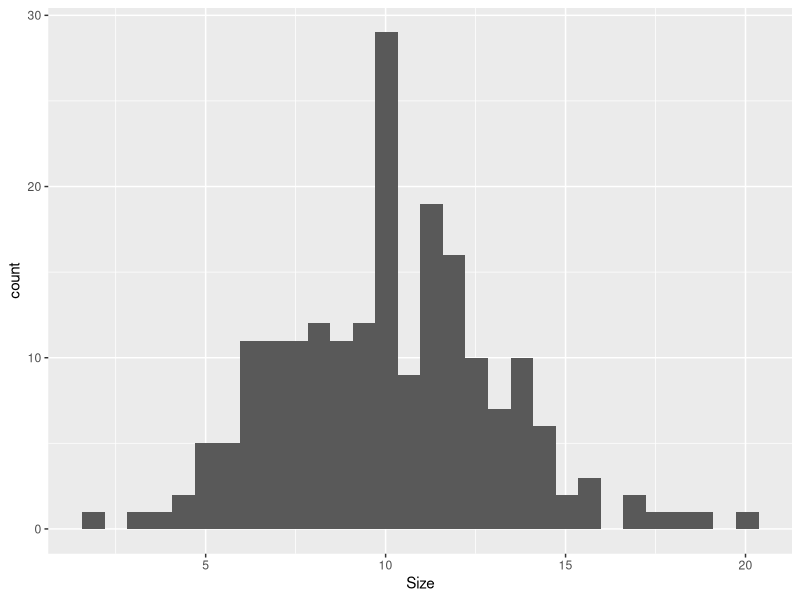
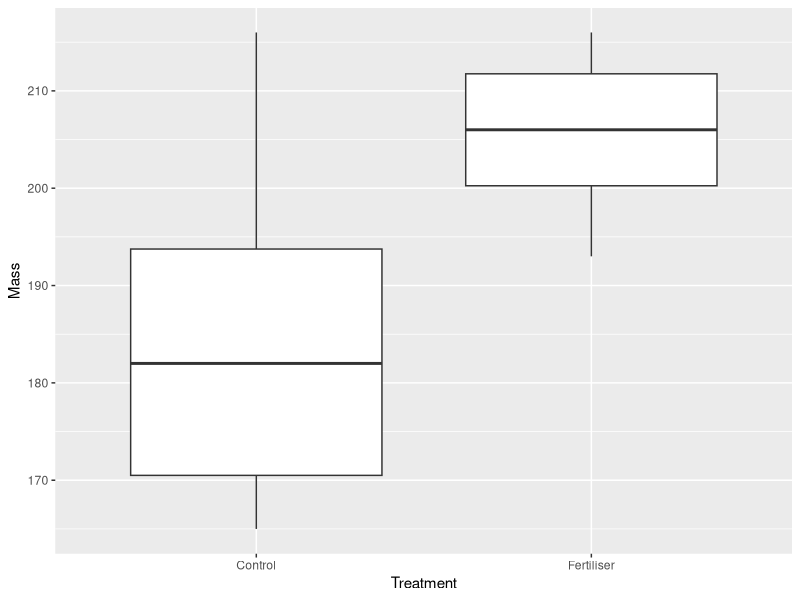
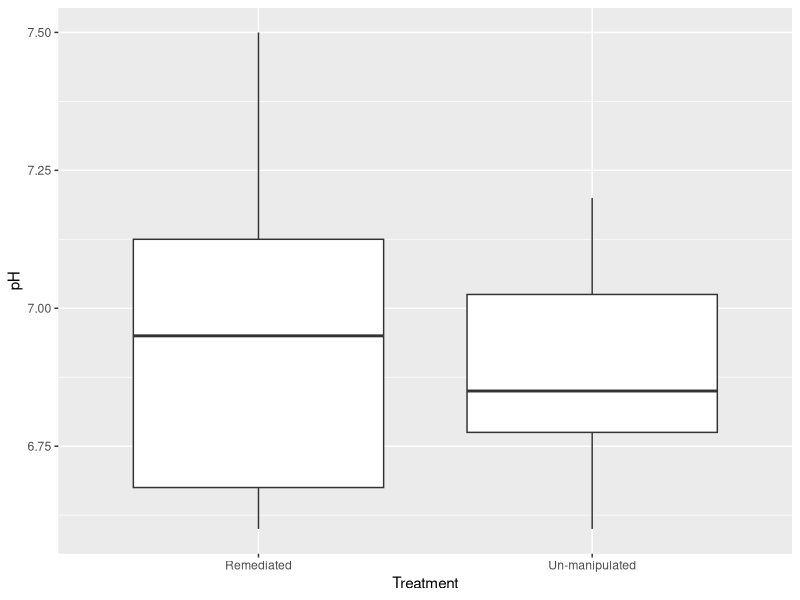
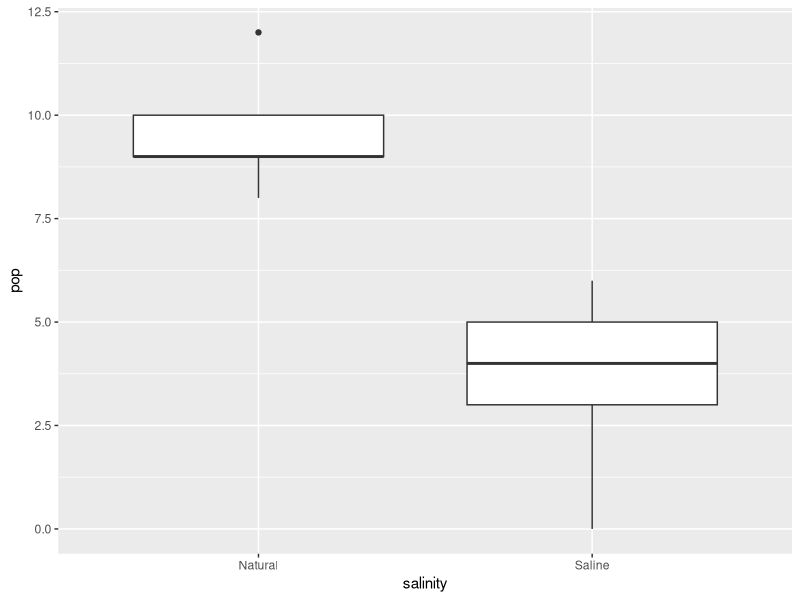

Here is the R script that generated these plots, in order: (Note: this script raises an error after producing the figures.)
## ---- chunk 1
knitr::opts_chunk$set(echo = TRUE)
## ---- chunk 2
library(ggplot2)
library(dplyr)
library(tidyverse)
## ---- chunk 3
Population <- read.csv(file = "data/prac-01/Population.csv", header = T)
## ---- chunk 4
#mean of population sizes
mean(Population$Size)

#population variance
pop_var <- mean(Population$Size - mean(Population$Size))^2
pop_var

#standard deviation
sqrt(pop_var)

#histogram of population sizes
ggplot(Population, aes(Size)) + geom_histogram()
## ---- chunk 5

#subset of n random sizes
Sample5 <- sample_n(Population, 5)
mean(Sample5$Size)
pop_var5 <- mean(Sample5$Size - mean(Sample5$Size))^2
pop_var5
sqrt(pop_var5)

Sample10 <- sample_n(Population, 10)
mean(Sample10$Size)
pop_var10 <- mean(Sample10$Size - mean(Sample10$Size))^2
pop_var10
sqrt(pop_var10)

Sample20 <- sample_n(Population, 20)
mean(Sample20$Size)
pop_var20 <- mean(Sample20$Size - mean(Sample20$Size))^2
pop_var20
sqrt(pop_var20)

Sample50 <- sample_n(Population, 50)
mean(Sample50$Size)
pop_var50 <- mean(Sample50$Size - mean(Sample50$Size))^2
pop_var50
sqrt(pop_var50)
## ---- chunk 6
#lower and upper confidence intervals

  #subset of 5
  mean(Sample5$Size) - (qt(0.975, df = 4)) * sd(Sample5$Size/sqrt(5))
  
  mean(Sample5$Size) + (qt(0.975, df = 4)) * sd(Sample5$Size/sqrt(5))
  
  #subset of 10
  mean(Sample10$Size) - (qt(0.975, df = 9)) * sd(Sample10$Size/sqrt(10))
  
  mean(Sample10$Size) + (qt(0.975, df = 9)) * sd(Sample10$Size/sqrt(10))
  
  #subset of 20
  mean(Sample20$Size) - (qt(0.975, df = 19)) * sd(Sample20$Size/sqrt(20))
  
  mean(Sample20$Size) + (qt(0.975, df = 19)) * sd(Sample20$Size/sqrt(20))
  
  #subset of 50
  mean(Sample50$Size) - (qt(0.975, df = 19)) * sd(Sample50$Size/sqrt(50))
  
  mean(Sample50$Size) + (qt(0.975, df = 19)) * sd(Sample50$Size/sqrt(50))
## ---- chunk 7
#pH levels of a new stream 
pH <- c(7.9, 7.1, 7.0, 7.2, 7.8, 8.1, 8.0, 7.7, 7.9, 7.5)
mean(pH)

#from data to test statistic (a measure of your differences and variation)
#test statistic = mean of sample - mean of other stream / sd of sample / sqrt (sample size)
my.t <- (mean(pH) - 7.5)/(sd(pH)/sqrt(length(pH)))
my.t #0.9566892

#probability associated with that test statistic 
#(likelihood of your value if the null hypothesis was true)
pt(my.t, df = 9, lower.tail = FALSE)*2 #0.363715

t.test(pH, alternative = "two.sided", mu = 7.5)

#Null hypothesis is rejected, but the mean of the new stream is within the confint????
## ---- chunk 8
#read data
Corn <- read.csv(file = "data/prac-01/Corn.csv", header = T)

#boxplot 
ggplot(Corn, aes(Treatment, Mass)) + geom_boxplot()

#contrast corn samples
t.test(Mass~Treatment, #mass described by treatment
       data = Corn, alternative = "two.sided", 
       var.equal = TRUE)

#df value is the degrees of freedom (n-1)
## ---- chunk 9
Lead <- c(225, 341, 240, 234, 270, 334, 330, 248, 169, 336)

mean(Lead)

#confidence interval
mean(Lead) - (qt(0.975, df = 9)) * sd(Lead/sqrt(10)) #230.0936


#one sample t-test (data must be a vector), concentrations of lead should not exceed 300
t.test(Lead, mu = 300)

#why is p-value incorrect???

## ---- chunk 10
#read data
AS <- read.csv(file = "data/prac-01/AcidSulphate.csv", header = T)

#boxplot 
ggplot(AS, aes(Treatment, pH)) + geom_boxplot()

#contrast corn samples
t.test(pH~Treatment, #pH described by treatment
       data = AS, alternative = "two.sided", 
       var.equal = TRUE)
## ---- chunk 11
glyp <- c(874, 745, 1002, 554, 837, 901, 845, 912, 698, 712)

mean(glyp) #mean is 808

#confidence interval
mean(glyp) - (qt(0.975, df = 9)) * sd(Lead/sqrt(10)) #765.3936


#one sample t-test (data must be a vector), concentrations of lead should not exceed 300
t.test(glyp, mu = 670)

#null hypothesis is rejected
## ---- chunk 12
	
#read data
kanga <- read.csv(file = "data/prac-01/kangaroos.csv", header = T,
                  fileEncoding="UTF-8-BOM")

#boxplot 
ggplot(kanga, aes(salinity, pop)) + geom_boxplot()

#contrast corn samples
t.test(pop~salinity, #mass described by treatment
       data = kanga, alternative = "two.sided", 
       var.equal = TRUE)

## ---- chunk 13
#testing nitrogen with a new sampling device
new <- c(101, 123, 98, 87, 110, 135, 140, 148, 112, 65)

#those same samples tested with the old device
old <- c(104, 125, 99, 86, 109, 138, 140, 147, 116, 66)

#data points are not independent so the problem is avoided by turning each pair of related measurements into a set of differences that are all independent of each other.
pair.diff <- new - old

#calculate the mean and se of the differences
diff.mean <- mean(pair.diff)

diff.se <- sd(pair.diff)/sqrt(10)

#calculate the test statistic
soil.t <- abs(diff.mean/diff.se)

soil.t

#calculate p-value
pt(soil.t, df = 9, lower.tail=FALSE)*2 #0.09320637

SoilN <- read.csv(file = "data/prac-01/SoilN.csv", header = T)

t.test(Nitrogen ~ Machine, data = SoilN, paired = TRUE)

#boxplot 
ggplot(SoilN, aes(Machine, Nitrogen)) + geom_boxplot()
## ---- chunk 14

#load data
Lizard_distribution <- read.csv(file = "data/prac-01/Lizards.csv", header = T)

#is the data normally distributed?
ggplot(Lizard_distribution, aes(Temperature)) + geom_histogram()

#is the variance similar between two samples?
ggplot(Lizard_distribution, aes(Lizard,Temperature)) + geom_boxplot()

#make sure there are no negative or zero values
Lizard_distribution <- mutate(Lizard_distribution, 
                              sqrtTemp = sqrt(Temperature),
                              logTemp = log(Temperature))

#is the data normally distributed?
ggplot(Lizard_distribution, aes(sqrtTemp)) + geom_histogram()
ggplot(Lizard_distribution, aes(logTemp)) + geom_histogram()

#is the variance similar between two samples?
ggplot(Lizard_distribution, aes(Lizard,sqrtTemp)) + geom_boxplot()
ggplot(Lizard_distribution, aes(Lizard,logTemp)) + geom_boxplot()

t.test(logTemp ~ Lizard, data = Lizard_distribution, paired = TRUE)
## ---- chunk 15

black <- (70*150)/100 #pop of sample should be 105
yellow <- (1*150)/100 #pop of sample should be 1.5
red <- (29*150)/100 #pop of sample should be 43.5

pchisq(9.633, df=2, lower.tail = FALSE)

chisq.test(x = c(96, 49, 5), p = c(0.7, 0.29, 0.01)) # ignore the warning sign

#testing whether 30 males and 19 females is significant
chisq.test(x = c(35, 14), p = c(0.5,0.5))

pchisq(2.4694, df=1, lower.tail = FALSE)
## ---- chunk 16
Drain <- matrix(c(12,12,14,10,21,3), nrow=2)

Drain

chisq.test(Drain, correct=F)
## ---- chunk 17
#load crab
crab <- read.csv(file="data/prac-01/crab.csv", header=T)

t.test(Duration ~ Side, data = crab, paired = TRUE)

#boxplot 
ggplot(crab, aes(Side, Duration)) + geom_boxplot()


## ---- chunk 18
right <- (122*311)/100 #pop of sample should be 379.42
centre <- (89*311)/100 #pop of sample should be 276.79
left <- (100*311)/100 #pop of sample should be 311

black <- (70*150)/100 #pop of sample should be 105
yellow <- (1*150)/100 #pop of sample should be 1.5
red <- (29*150)/100 #pop of sample should be 43.5

pchisq(9.633, df=2, lower.tail = FALSE)

chisq.test(x = c(96, 49, 5), p = c(0.7, 0.29, 0.01)) # ignore the warning sign

#testing whether 30 males and 19 females is significant
chisq.test(x = c(35, 14), p = c(0.5,0.5))

pchisq(2.4694, df=1, lower.tail = FALSE)
